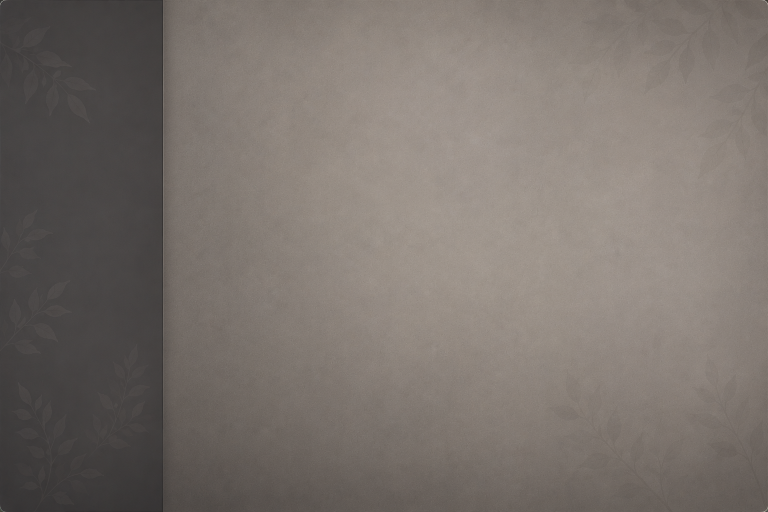
#> input picture assets/ChatGPT Image 20 авг. 2026 г., 09_52_24.png, 1536 x 1024 px (shown at 1/2 size); its folder holds only this picture in this run
$ python -i thumbnail_cache.py   (imports and definitions only)
#> lines starting #> are read from the running program, lines starting #| are printed output that depends on the picture
### core/database.py
"""SQLite-хранилище вместо JSON/npy-файлов.

Схема:
  images        — отсканированные файлы (path, size, ext, mtime, phash)
  embeddings    — эмбеддинги (image_id, vector BLOB)
  clusters      — кластеризация (image_id, cluster_id)
  dedup_groups  — группы дубликатов (group_id, image_id, is_canonical)
  failed_files  — повреждённые/недоступные файлы (path, reason)
"""

import os
import sqlite3

import config

# Флаг для отслеживания инициализации
_initialized = False

# SQLite INTEGER — знаковое 64-битное. pHash — unsigned 64-бит.
# Преобразуем: unsigned → signed при сохранении, signed → unsigned при загрузке.
_SIGNED64 = 1 << 63


# [10 lines left out: functions _to_signed, _to_unsigned, not called in this run]


def _get_conn():
    """Открывает соединение и гарантирует, что схема создана."""
    global _initialized
    os.makedirs(os.path.dirname(config.DB_FILE), exist_ok=True)
    conn = sqlite3.connect(config.DB_FILE)
    conn.row_factory = sqlite3.Row
    conn.execute("PRAGMA journal_mode=WAL")
    conn.execute("PRAGMA synchronous=NORMAL")
    conn.execute("PRAGMA foreign_keys=ON")
    if not _initialized:
        _init_schema(conn)
        _initialized = True
    return conn


# [14 lines left out: function _path_to_id_map, not called in this run]


def _init_schema(conn):
    conn.executescript(
        """
        CREATE TABLE IF NOT EXISTS images (
            id    INTEGER PRIMARY KEY AUTOINCREMENT,
            path  TEXT UNIQUE NOT NULL,
            size  INTEGER NOT NULL DEFAULT 0,
            ext   TEXT NOT NULL DEFAULT '',
            mtime REAL NOT NULL DEFAULT 0,
            source TEXT NOT NULL DEFAULT '',
            width INTEGER NOT NULL DEFAULT 0,
            height INTEGER NOT NULL DEFAULT 0
        );

        CREATE TABLE IF NOT EXISTS image_hashes (
            image_id INTEGER PRIMARY KEY REFERENCES images(id) ON DELETE CASCADE,
            phash    INTEGER NOT NULL,
            mtime    REAL NOT NULL DEFAULT 0
        );

        CREATE TABLE IF NOT EXISTS embeddings (
            image_id INTEGER PRIMARY KEY REFERENCES images(id) ON DELETE CASCADE,
            vector   BLOB NOT NULL,
            mtime    REAL NOT NULL DEFAULT 0
        );

        CREATE TABLE IF NOT EXISTS clusters (
            image_id  INTEGER PRIMARY KEY REFERENCES images(id) ON DELETE CASCADE,
            cluster_id INTEGER NOT NULL,
            name TEXT DEFAULT ''
        );

        CREATE TABLE IF NOT EXISTS dedup_groups (
            group_id    INTEGER NOT NULL,
            image_id    INTEGER NOT NULL REFERENCES images(id) ON DELETE CASCADE,
            is_canonical INTEGER NOT NULL DEFAULT 0,
            PRIMARY KEY (group_id, image_id)
        );

        CREATE TABLE IF NOT EXISTS failed_files (
            path   TEXT PRIMARY KEY,
            reason TEXT NOT NULL DEFAULT 'corrupt'
        );

        CREATE TABLE IF NOT EXISTS selected_files (
            path   TEXT PRIMARY KEY,
            scope  TEXT NOT NULL DEFAULT 'global'
        );

        CREATE TABLE IF NOT EXISTS thumbnails (
            path  TEXT PRIMARY KEY,
            mtime REAL NOT NULL DEFAULT 0,
            size  INTEGER NOT NULL DEFAULT 0,
            ext   TEXT NOT NULL DEFAULT 'webp',
            blob  BLOB NOT NULL
        );
        """
    )
    # Миграция: добавляем колонки, если таблица создана без них (старая БД)
    cols = [r[1] for r in conn.execute("PRAGMA table_info(images)").fetchall()]
    if "mtime" not in cols:
        conn.execute("ALTER TABLE images ADD COLUMN mtime REAL NOT NULL DEFAULT 0")
    if "source" not in cols:
        conn.execute("ALTER TABLE images ADD COLUMN source TEXT NOT NULL DEFAULT ''")

    cols = [r[1] for r in conn.execute("PRAGMA table_info(dedup_groups)").fetchall()]
    if "is_canonical" not in cols:
        conn.execute("ALTER TABLE dedup_groups ADD COLUMN is_canonical INTEGER NOT NULL DEFAULT 0")

    # Миграция: добавляем mtime в image_hashes и embeddings (старая БД)
    cols = [r[1] for r in conn.execute("PRAGMA table_info(image_hashes)").fetchall()]
    if "mtime" not in cols:
        conn.execute("ALTER TABLE image_hashes ADD COLUMN mtime REAL NOT NULL DEFAULT 0")

    cols = [r[1] for r in conn.execute("PRAGMA table_info(embeddings)").fetchall()]
    if "mtime" not in cols:
        conn.execute("ALTER TABLE embeddings ADD COLUMN mtime REAL NOT NULL DEFAULT 0")
    conn.commit()


# ============================================================
# Selected files (выделенные файлы)
# ============================================================

# [47 lines left out: functions save_selected_files, load_selected_files, get_selected_files_stats, not called in this run]


# ============================================================
# Thumbnails (миниатюры WebP, BLOB)
# ============================================================

def save_thumbnail(path, mtime, size, blob_bytes, ext="webp"):
    """Сохраняет BLOB миниатюры (квадратный WebP) в таблицу thumbnails.

    Ключ — путь; запись валидна только пока совпадают mtime/size исходного
    файла (иначе миниатюра устарела и при чтении будет перегенерирована).
    """
    conn = _get_conn()
    try:
        conn.execute(
            "INSERT OR REPLACE INTO thumbnails (path, mtime, size, ext, blob) VALUES (?, ?, ?, ?, ?)",
            (path, float(mtime), int(size), ext, sqlite3.Binary(blob_bytes)),
        )
        conn.commit()
    finally:
        conn.close()


def load_thumbnail(path, mtime, size):
    """Возвращает bytes BLOB миниатюры, если она актуальна (mtime/size совпадают), иначе None."""
    conn = _get_conn()
    try:
        row = conn.execute(
            "SELECT blob FROM thumbnails WHERE path = ? AND mtime = ? AND size = ?",
            (path, float(mtime), int(size)),
        ).fetchone()
        return bytes(row[0]) if row else None
    finally:
        conn.close()


# [686 lines left out: functions load_thumbnails_for_paths, delete_thumbnail, clear_thumbnails, save_images, load_images, get_existing_images and 26 more, not called in this run]

### core/thumbnail_cache.py
"""Персистентный кэш миниатюр (WebP BLOB) в SQLite.

Ключевое отличие от старой схемы (temp PNG + in-memory dict):
 * миниатюра генерируется ОДИН раз за время жизни файла (пока не
   изменились mtime/size) и сохраняется в таблицу thumbnails;
 * после перезапуска приложения галерея читает готовые BLOB из БД
   без повторного декодирования оригиналов (0 CPU, единицы мс);
 * формат WebP (q82, method=6): в ~8 раз меньше PNG и быстрее
   передаётся в UI (Flet 0.86.5 поддерживает bytes/src).
"""

import io
import os
from typing import Optional

from PIL import Image, ImageOps

from core import database

# Размер миниатюры, используемый галереей (150×150 квадрат)
THUMB_SIZE = 150
WEBP_QUALITY = 82
WEBP_METHOD = 6


def invalidate(path: str) -> None:
    """Удаляет миниатюру из БД по пути."""
    database.delete_thumbnail(path)


def clear() -> None:
    """Полностью очищает таблицу thumbnails в БД."""
    database.clear_thumbnails()


def get_thumbnail(
    path: str,
    size: int = 150,
    mtime: Optional[float] = None,
    file_size: Optional[int] = None,
) -> Optional[bytes]:
    """Возвращает bytes WebP-миниатюры или None при ошибке.

    Порядок разрешения:
      1. SQLite (таблица thumbnails, с проверкой актуальности mtime/size);
      2. генерация из оригинала (PIL) + сохранение BLOB в БД.
    """
    if not os.path.exists(path):
        return None

    try:
        if mtime is None:
            mtime = os.path.getmtime(path)
        if file_size is None:
            file_size = os.path.getsize(path)

        data = database.load_thumbnail(path, mtime, file_size)
        if data is not None:
            return data

        blob = _generate_thumbnail(path, size)
        if blob is not None and size == THUMB_SIZE:
            database.save_thumbnail(path, mtime, file_size, blob, ext="webp")
        return blob
    except Exception:
        return None


def get_thumbnails_for_paths(paths, mtime_sizes):
    """Батч-чтение миниатюр из БД одним запросом для списка путей.

    Args:
        paths: list[str]
        mtime_sizes: dict {path: (mtime, size)} — актуальные метаданные.

    Returns:
        dict {path: bytes} — только валидные (сохранённые ранее) записи.
        Отсутствующие миниатюры нужно запрашивать по одной через
        get_thumbnail (генерация с сохранением в БД).
    """
    return database.load_thumbnails_for_paths(paths, mtime_sizes)


def _generate_thumbnail(path: str, size: int) -> Optional[bytes]:
    """Генерирует квадратную WebP-миниатюру из оригинального файла и возвращает bytes."""
#> called with size = 150
    try:
        with Image.open(path) as img:
#> img is the input picture: PIL image 1536x1024 RGB; mean R, G, B 121.1, 113.5, 107.9
            try:
                img = ImageOps.exif_transpose(img)
            except Exception:
                pass
            try:
                img = img.convert("RGB")
            except Exception:
                img = img.convert("RGBA").convert("RGB")

            img.thumbnail((size, size), Image.Resampling.LANCZOS)
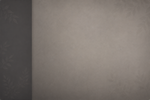
#> img: PIL image 150x100 RGB; mean R, G, B 121.1, 113.5, 107.9

            thumb_w, thumb_h = img.size
#> thumb_w = 150; thumb_h = 100
            side = max(thumb_w, thumb_h)
#> side = 150
            canvas = Image.new("RGB", (side, side), (0, 0, 0))
#> canvas: PIL image 150x150 RGB; every value is 0
            x = (side - thumb_w) // 2
#> x = 0
            y = (side - thumb_h) // 2
#> y = 25
            canvas.paste(img, (x, y))
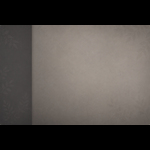
#> canvas: PIL image 150x150 RGB; mean R, G, B 80.7, 75.6, 71.9

            buf = io.BytesIO()
            canvas.save(buf, format="WEBP", quality=WEBP_QUALITY, method=WEBP_METHOD)
            return buf.getvalue()
    except Exception:
        return None

>>> result = get_thumbnail('../assets/ChatGPT Image 20 авг. 2026 г., 09_52_24.png')
